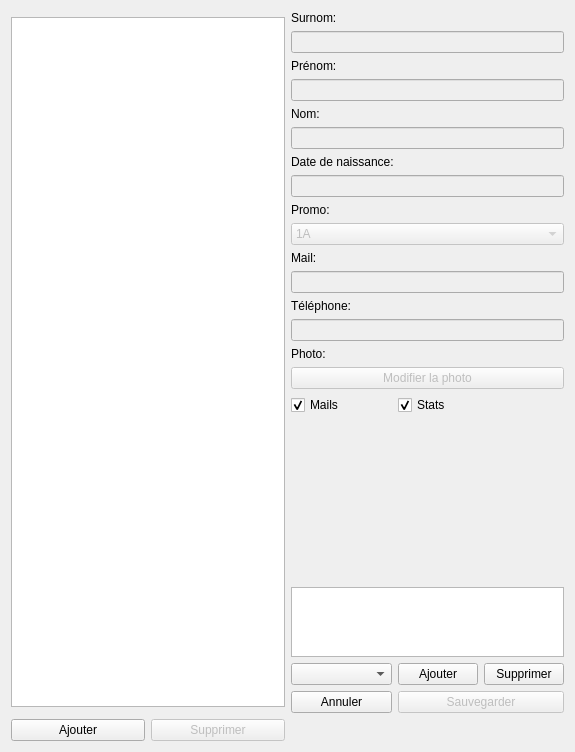
<?xml version="1.0" encoding="UTF-8"?>
<ui version="4.0">
 <class>ManageNotes</class>
 <widget class="QDialog" name="ManageNotes">
  <property name="geometry">
   <rect>
    <x>0</x>
    <y>0</y>
    <width>575</width>
    <height>691</height>
   </rect>
  </property>
  <property name="windowTitle">
   <string>Gestion notes</string>
  </property>
  <layout class="QGridLayout" name="gridLayout_2">
   <item row="4" column="1">
    <layout class="QHBoxLayout" name="horizontalLayout">
     <item>
      <widget class="QPushButton" name="add_button">
       <property name="text">
        <string>Ajouter</string>
       </property>
      </widget>
     </item>
     <item>
      <widget class="QPushButton" name="del_button">
       <property name="enabled">
        <bool>false</bool>
       </property>
       <property name="text">
        <string>Supprimer</string>
       </property>
      </widget>
     </item>
    </layout>
   </item>
   <item row="1" column="1">
    <widget class="ManageNotesList" name="note_list">
     <property name="sortingEnabled">
      <bool>true</bool>
     </property>
    </widget>
   </item>
   <item row="0" column="2" rowspan="3">
    <layout class="QGridLayout" name="gridLayout">
     <item row="4" column="0" colspan="2">
      <widget class="QLabel" name="first_name_label">
       <property name="text">
        <string>Prénom: </string>
       </property>
       <property name="buddy">
        <cstring>first_name_input</cstring>
       </property>
      </widget>
     </item>
     <item row="8" column="0" colspan="2">
      <widget class="QLabel" name="birthdate_label">
       <property name="text">
        <string>Date de naissance: </string>
       </property>
       <property name="buddy">
        <cstring>birthdate_input</cstring>
       </property>
      </widget>
     </item>
     <item row="15" column="0" colspan="3">
      <widget class="QLabel" name="promo_label">
       <property name="text">
        <string>Promo:</string>
       </property>
       <property name="buddy">
        <cstring>promo_input</cstring>
       </property>
      </widget>
     </item>
     <item row="17" column="0" colspan="2">
      <widget class="QLabel" name="mail_label">
       <property name="text">
        <string>Mail:</string>
       </property>
       <property name="buddy">
        <cstring>mail_input</cstring>
       </property>
      </widget>
     </item>
     <item row="21" column="0" colspan="3">
      <widget class="Input" name="phone_input">
       <property name="enabled">
        <bool>false</bool>
       </property>
      </widget>
     </item>
     <item row="6" column="0">
      <widget class="QLabel" name="name_label">
       <property name="text">
        <string>Nom:</string>
       </property>
       <property name="buddy">
        <cstring>name_input</cstring>
       </property>
      </widget>
     </item>
     <item row="7" column="0" colspan="3">
      <widget class="Input" name="name_input">
       <property name="enabled">
        <bool>false</bool>
       </property>
      </widget>
     </item>
     <item row="20" column="0" colspan="2">
      <widget class="QLabel" name="phone_label">
       <property name="text">
        <string>Téléphone:</string>
       </property>
       <property name="buddy">
        <cstring>phone_input</cstring>
       </property>
      </widget>
     </item>
     <item row="25" column="0" colspan="2">
      <widget class="QLabel" name="photo">
       <property name="minimumSize">
        <size>
         <width>120</width>
         <height>160</height>
        </size>
       </property>
       <property name="text">
        <string/>
       </property>
       <property name="alignment">
        <set>Qt::AlignCenter</set>
       </property>
      </widget>
     </item>
     <item row="22" column="0" colspan="3">
      <widget class="QLabel" name="photo_label">
       <property name="text">
        <string>Photo:</string>
       </property>
       <property name="buddy">
        <cstring>photo_button</cstring>
       </property>
      </widget>
     </item>
     <item row="3" column="0" colspan="3">
      <widget class="Input" name="nickname_input">
       <property name="enabled">
        <bool>false</bool>
       </property>
      </widget>
     </item>
     <item row="32" column="1" colspan="2">
      <widget class="QPushButton" name="save_button">
       <property name="enabled">
        <bool>false</bool>
       </property>
       <property name="text">
        <string>Sauvegarder</string>
       </property>
       <property name="default">
        <bool>true</bool>
       </property>
      </widget>
     </item>
     <item row="5" column="0" colspan="3">
      <widget class="Input" name="first_name_input">
       <property name="enabled">
        <bool>false</bool>
       </property>
      </widget>
     </item>
     <item row="2" column="0" colspan="2">
      <widget class="QLabel" name="nickname_label">
       <property name="text">
        <string>Surnom: </string>
       </property>
       <property name="buddy">
        <cstring>nickname_input</cstring>
       </property>
      </widget>
     </item>
     <item row="24" column="1" colspan="2">
      <widget class="QCheckBox" name="stats_checkbox">
       <property name="text">
        <string>Stats</string>
       </property>
       <property name="checked">
        <bool>true</bool>
       </property>
      </widget>
     </item>
     <item row="23" column="0" colspan="3">
      <widget class="QPushButton" name="photo_button">
       <property name="enabled">
        <bool>false</bool>
       </property>
       <property name="text">
        <string>Modifier la photo</string>
       </property>
      </widget>
     </item>
     <item row="24" column="0">
      <widget class="QCheckBox" name="mails_checkbox">
       <property name="text">
        <string>Mails</string>
       </property>
       <property name="checked">
        <bool>true</bool>
       </property>
      </widget>
     </item>
     <item row="26" column="0" colspan="3">
      <spacer name="verticalSpacer">
       <property name="orientation">
        <enum>Qt::Vertical</enum>
       </property>
       <property name="sizeHint" stdset="0">
        <size>
         <width>20</width>
         <height>40</height>
        </size>
       </property>
      </spacer>
     </item>
     <item row="16" column="0" colspan="3">
      <widget class="QComboBox" name="promo_input">
       <property name="enabled">
        <bool>false</bool>
       </property>
       <item>
        <property name="text">
         <string>1A</string>
        </property>
       </item>
       <item>
        <property name="text">
         <string>2A</string>
        </property>
       </item>
       <item>
        <property name="text">
         <string>3A</string>
        </property>
       </item>
       <item>
        <property name="text">
         <string>3S</string>
        </property>
       </item>
       <item>
        <property name="text">
         <string>4A</string>
        </property>
       </item>
       <item>
        <property name="text">
         <string>5A</string>
        </property>
       </item>
       <item>
        <property name="text">
         <string>Externe</string>
        </property>
       </item>
       <item>
        <property name="text">
         <string>ESIAB</string>
        </property>
       </item>
       <item>
        <property name="text">
         <string>Prof</string>
        </property>
       </item>
       <item>
        <property name="text">
         <string>Ancien</string>
        </property>
       </item>
      </widget>
     </item>
     <item row="32" column="0">
      <widget class="QPushButton" name="cancel_button">
       <property name="text">
        <string>Annuler</string>
       </property>
      </widget>
     </item>
     <item row="14" column="0" colspan="3">
      <widget class="Input" name="birthdate_input">
       <property name="enabled">
        <bool>false</bool>
       </property>
      </widget>
     </item>
     <item row="19" column="0" colspan="3">
      <widget class="Input" name="mail_input">
       <property name="enabled">
        <bool>false</bool>
       </property>
      </widget>
     </item>
     <item row="28" column="0">
      <widget class="QComboBox" name="category_selector">
       <property name="sizePolicy">
        <sizepolicy hsizetype="MinimumExpanding" vsizetype="Fixed">
         <horstretch>0</horstretch>
         <verstretch>0</verstretch>
        </sizepolicy>
       </property>
      </widget>
     </item>
     <item row="28" column="1">
      <widget class="QPushButton" name="add_category_button">
       <property name="sizePolicy">
        <sizepolicy hsizetype="Maximum" vsizetype="Fixed">
         <horstretch>0</horstretch>
         <verstretch>0</verstretch>
        </sizepolicy>
       </property>
       <property name="text">
        <string>Ajouter</string>
       </property>
      </widget>
     </item>
     <item row="28" column="2">
      <widget class="QPushButton" name="remove_category_button">
       <property name="sizePolicy">
        <sizepolicy hsizetype="Maximum" vsizetype="Fixed">
         <horstretch>0</horstretch>
         <verstretch>0</verstretch>
        </sizepolicy>
       </property>
       <property name="text">
        <string>Supprimer</string>
       </property>
      </widget>
     </item>
     <item row="27" column="0" colspan="3">
      <widget class="QListWidget" name="category_list"/>
     </item>
    </layout>
   </item>
  </layout>
 </widget>
 <customwidgets>
  <customwidget>
   <class>Input</class>
   <extends>QLineEdit</extends>
   <header>gui/input_widget</header>
  </customwidget>
  <customwidget>
   <class>ManageNotesList</class>
   <extends>QListWidget</extends>
   <header>gui/notes_management_window</header>
  </customwidget>
 </customwidgets>
 <tabstops>
  <tabstop>nickname_input</tabstop>
  <tabstop>first_name_input</tabstop>
  <tabstop>name_input</tabstop>
  <tabstop>birthdate_input</tabstop>
  <tabstop>promo_input</tabstop>
  <tabstop>mail_input</tabstop>
  <tabstop>phone_input</tabstop>
  <tabstop>photo_button</tabstop>
 </tabstops>
 <resources/>
 <connections>
  <connection>
   <sender>photo_button</sender>
   <signal>clicked()</signal>
   <receiver>ManageNotes</receiver>
   <slot>add_photo()</slot>
   <hints>
    <hint type="sourcelabel">
     <x>179</x>
     <y>403</y>
    </hint>
    <hint type="destinationlabel">
     <x>169</x>
     <y>196</y>
    </hint>
   </hints>
  </connection>
  <connection>
   <sender>add_button</sender>
   <signal>clicked()</signal>
   <receiver>ManageNotes</receiver>
   <slot>add_fnc()</slot>
   <hints>
    <hint type="sourcelabel">
     <x>98</x>
     <y>453</y>
    </hint>
    <hint type="destinationlabel">
     <x>169</x>
     <y>196</y>
    </hint>
   </hints>
  </connection>
  <connection>
   <sender>cancel_button</sender>
   <signal>clicked()</signal>
   <receiver>ManageNotes</receiver>
   <slot>reject()</slot>
   <hints>
    <hint type="sourcelabel">
     <x>290</x>
     <y>453</y>
    </hint>
    <hint type="destinationlabel">
     <x>169</x>
     <y>196</y>
    </hint>
   </hints>
  </connection>
  <connection>
   <sender>save_button</sender>
   <signal>clicked()</signal>
   <receiver>ManageNotes</receiver>
   <slot>save_fnc()</slot>
   <hints>
    <hint type="sourcelabel">
     <x>258</x>
     <y>442</y>
    </hint>
    <hint type="destinationlabel">
     <x>208</x>
     <y>231</y>
    </hint>
   </hints>
  </connection>
  <connection>
   <sender>note_list</sender>
   <signal>currentRowChanged(int)</signal>
   <receiver>ManageNotes</receiver>
   <slot>on_note_selected()</slot>
   <hints>
    <hint type="sourcelabel">
     <x>98</x>
     <y>217</y>
    </hint>
    <hint type="destinationlabel">
     <x>208</x>
     <y>231</y>
    </hint>
   </hints>
  </connection>
  <connection>
   <sender>del_button</sender>
   <signal>clicked()</signal>
   <receiver>ManageNotes</receiver>
   <slot>del_fnc()</slot>
   <hints>
    <hint type="sourcelabel">
     <x>258</x>
     <y>564</y>
    </hint>
    <hint type="destinationlabel">
     <x>208</x>
     <y>307</y>
    </hint>
   </hints>
  </connection>
  <connection>
   <sender>add_category_button</sender>
   <signal>pressed()</signal>
   <receiver>ManageNotes</receiver>
   <slot>add_category_fnc()</slot>
   <hints>
    <hint type="sourcelabel">
     <x>442</x>
     <y>629</y>
    </hint>
    <hint type="destinationlabel">
     <x>287</x>
     <y>345</y>
    </hint>
   </hints>
  </connection>
  <connection>
   <sender>remove_category_button</sender>
   <signal>pressed()</signal>
   <receiver>ManageNotes</receiver>
   <slot>remove_category_fnc()</slot>
   <hints>
    <hint type="sourcelabel">
     <x>526</x>
     <y>629</y>
    </hint>
    <hint type="destinationlabel">
     <x>287</x>
     <y>345</y>
    </hint>
   </hints>
  </connection>
 </connections>
 <slots>
  <slot>add_photo()</slot>
  <slot>add_fnc()</slot>
  <slot>save_fnc()</slot>
  <slot>on_note_selected()</slot>
  <slot>del_fnc()</slot>
  <slot>add_category_fnc()</slot>
  <slot>remove_category_fnc()</slot>
 </slots>
</ui>
